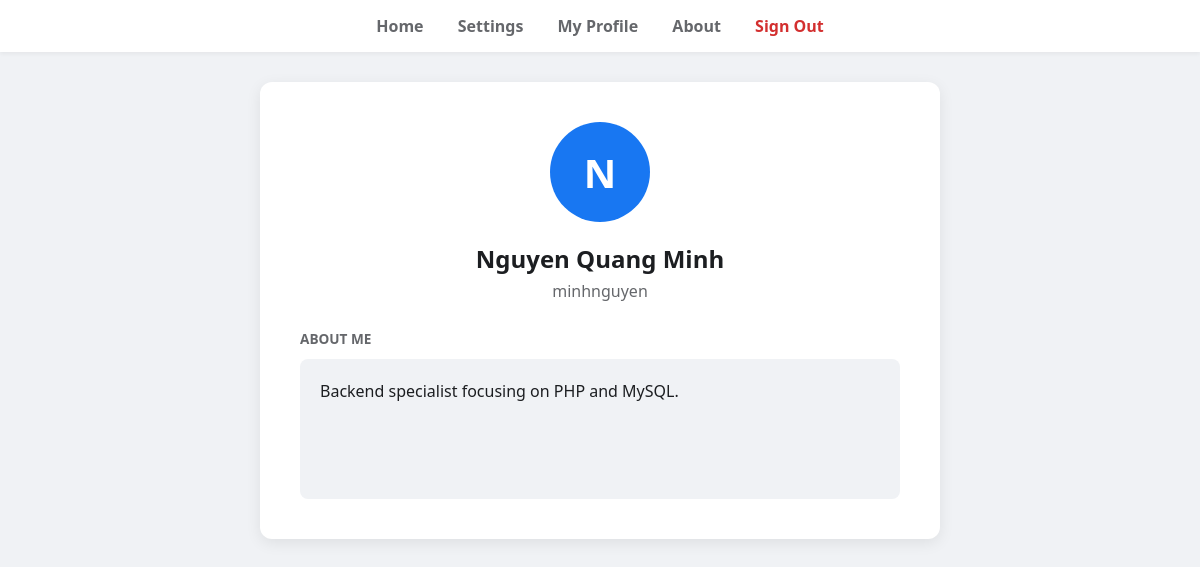
Page /socialnet/profile.php?owner=minhnguyen (signed in) on the committed database.
### tables this page shows
CREATE TABLE `account` (
  `id` INT AUTO_INCREMENT PRIMARY KEY,
  `username` VARCHAR(50) NOT NULL UNIQUE,
  `fullname` VARCHAR(100) NOT NULL,
  `password` VARCHAR(255) NOT NULL,
  `description` TEXT
);

### socialnet/profile.php (the view, shortened to what this page needs)
<?php
$conn = mysqli_connect("localhost", "taidung", "123456", "socialnet");
$owner = isset($_GET['owner']) ? mysqli_real_escape_string($conn, $_GET['owner']) : $_SESSION['username'];
$sql = "SELECT username, fullname, description FROM account WHERE username = '$owner'";
$result = mysqli_query($conn, $sql);
$data = mysqli_fetch_assoc($result);
?>
<!DOCTYPE html>
<html lang="en">
<head>
    <link rel="stylesheet" href="style.css">
</head>
<body>
    <?php include 'menubar.php'; ?>
    <div class="profile-card">
        <div class="avatar-placeholder">
            <?php
                if (function_exists('mb_substr')) {
                    echo htmlspecialchars(mb_substr($data['fullname'], 0, 1, 'UTF-8'));
                } else {
                    echo htmlspecialchars(substr($data['fullname'], 0, 1));
                }
            ?>
        </div>
        <h2 style="margin-bottom: 5px;"><?php echo htmlspecialchars($data['fullname']); ?></h2>
        <p style="color: #65676b; margin-top: 0; margin-bottom: 25px;">
            <?php echo htmlspecialchars($data['username']); ?>
        </p>
        <div style="text-align: left;">
            <label style="font-weight: 600; color: #65676b; font-size: 0.85em; text-transform: uppercase;">About Me</label>
            <div class="description-box">
                <?php
                    if (!empty($data['description'])) {
                        echo nl2br(htmlspecialchars($data['description']));
                    } else {
                        echo "<span style='color: #999; font-style: italic;'>No description provided yet.</span>";
                    }
                ?>
            </div>
        </div>
    </div>
</body>
</html>

### socialnet/style.css (style rules this page uses)
body { font-family: 'Segoe UI', Tahoma, Geneva, Verdana, sans-serif; background-color: #f0f2f5; margin: 0; display: flex; flex-direction: column; align-items: center; color: #1c1e21; }
.profile-card { background: white; padding: 40px; border-radius: 12px; box-shadow: 0 4px 15px rgba(0,0,0,0.08); text-align: center; width: 100%; max-width: 600px; margin: 30px auto; }
.avatar-placeholder { width: 100px; height: 100px; background: #1877f2; color: white; font-size: 40px; font-weight: bold; display: flex; align-items: center; justify-content: center; border-radius: 50%; margin: 0 auto 20px; text-transform: uppercase; }
.description-box { background: #f0f2f5; padding: 20px; border-radius: 8px; min-height: 100px; text-align: left; margin-top: 10px; line-height: 1.6; }

### rows in the picture
account: fullname "N", fullname "Nguyen Quang Minh", username "minhnguyen", description "Backend specialist focusing on PHP and MySQL."
